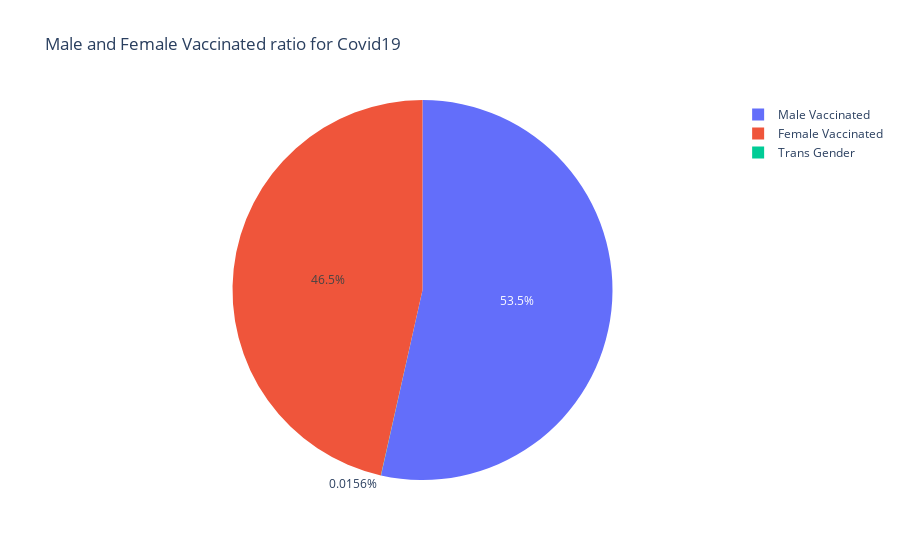

Notebook cell for this chart:
### Code cell
male = df_vaccine["Male(Individuals Vaccinated)"].iloc[135]
female = df_vaccine["Female(Individuals Vaccinated)"].iloc[135] 
trans = df_vaccine["Transgender(Individuals Vaccinated)"].iloc[135]
px.pie(names=["Male Vaccinated","Female Vaccinated","Trans Gender"],values=[male,female,trans],title="Male and Female Vaccinated ratio for Covid19")

### Figure 1 — Plotly figure (JSON) as saved in the notebook; plotly's stock layout.template omitted (floating-point values rounded to 4 significant figures)
{"data": [{"domain": {"x": [0, 1], "y": [0, 1]}, "hovertemplate": "label=%{label}<br>value=%{value}<extra></extra>", "labels": ["Male Vaccinated", "Female Vaccinated", "Trans Gender"], "legendgroup": "", "name": "", "showlegend": true, "type": "pie", "values": [90095606, 78271582, 26337]}], "layout": {"legend": {"tracegroupgap": 0}, "title": {"text": "Male and Female Vaccinated ratio for Covid19"}, "autosize": true}}
